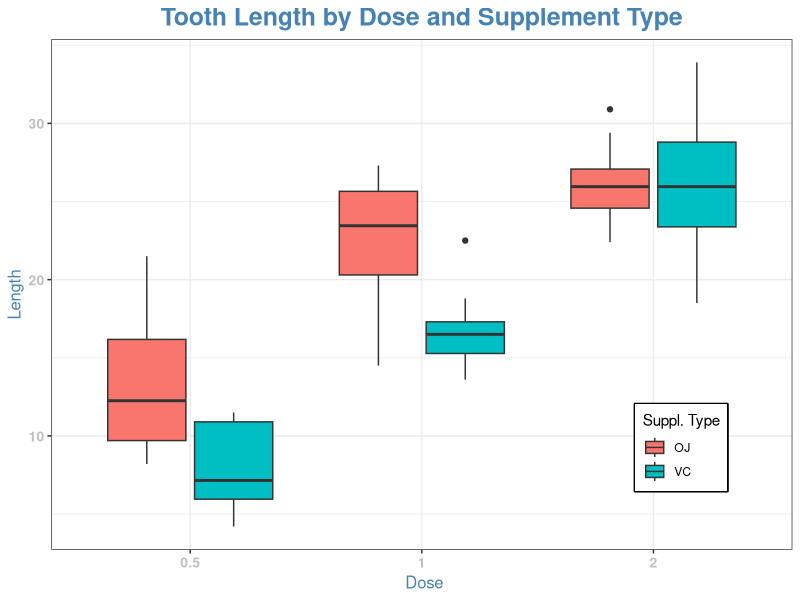

The R script that drew this image:
# Exercise 18 – Reordering Factors in Plots
# Using the built-in ToothGrowth dataset:
# Tasks:
# 1. Create a boxplot of len (tooth length) by dose.
# 2. Convert dose to a factor.
# 3. Reorder dose levels in increasing order.
# 4. Fill boxes by supp (supplement type).
# 5. Add labels and a theme.

library(tidyverse)

view(ToothGrowth)

ToothGrowth %>% 
  mutate(dose = factor(dose, levels = c(0.5, 1, 2))) %>%
  ggplot(aes(dose, len, fill = supp))+
  geom_boxplot()+
  labs(title = "Tooth Length by Dose and Supplement Type",
       x = " Dose",
       y= "Length",
       fill = "Suppl. Type")+
  theme_bw()+
  theme(legend.position=c(0.85, 0.2),
        legend.box.background = element_rect(color="black", linewidth=1),
        plot.title=
          element_text(size=18,
                       face="bold",
                       color = "steelblue",
                       hjust=0.5),
        axis.text=
          element_text(size=10,
                       color="grey",
                       face="bold"),
        axis.title=
          element_text(size=12,
                       color="steelblue"))
